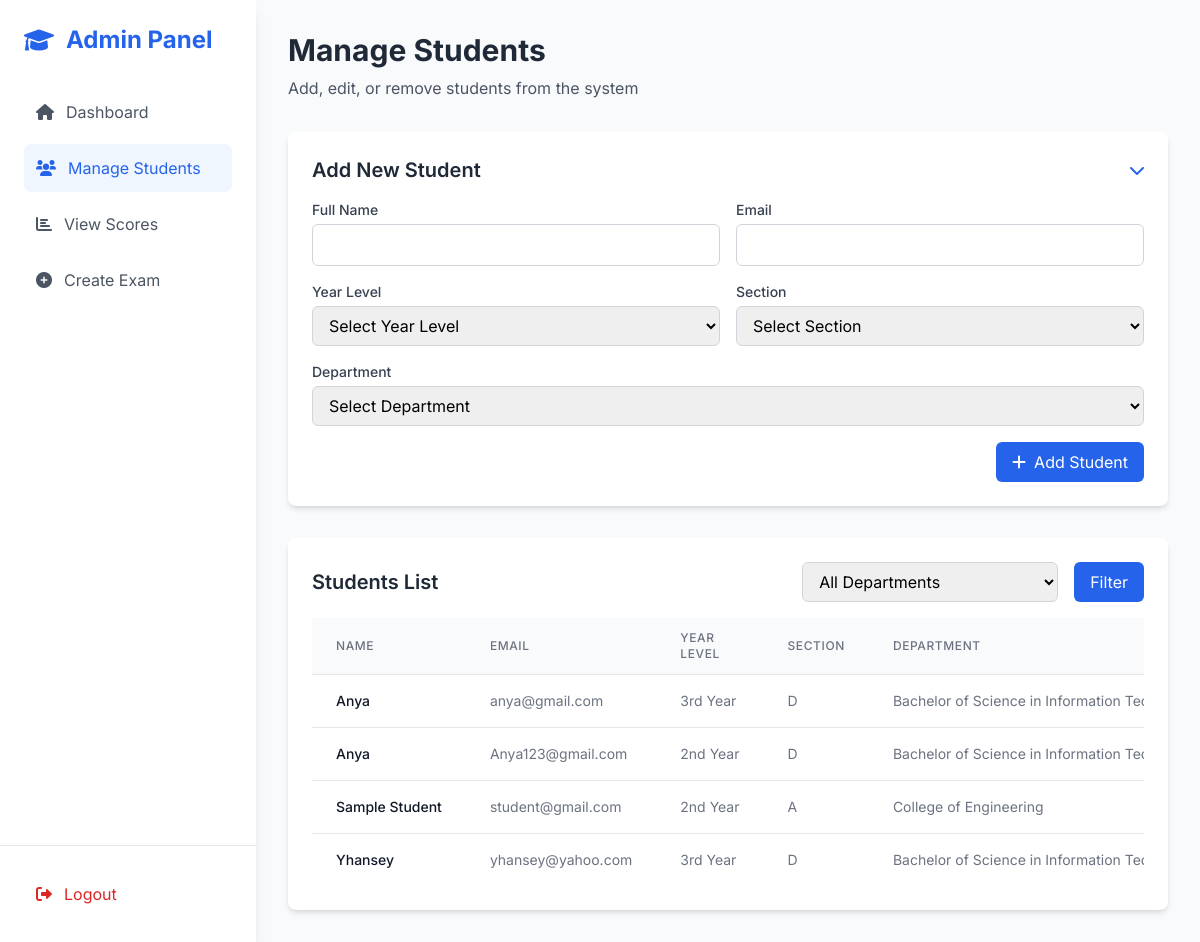
/admin-1/manage_students.php (signed in), run on an earlier commit of the app's database.
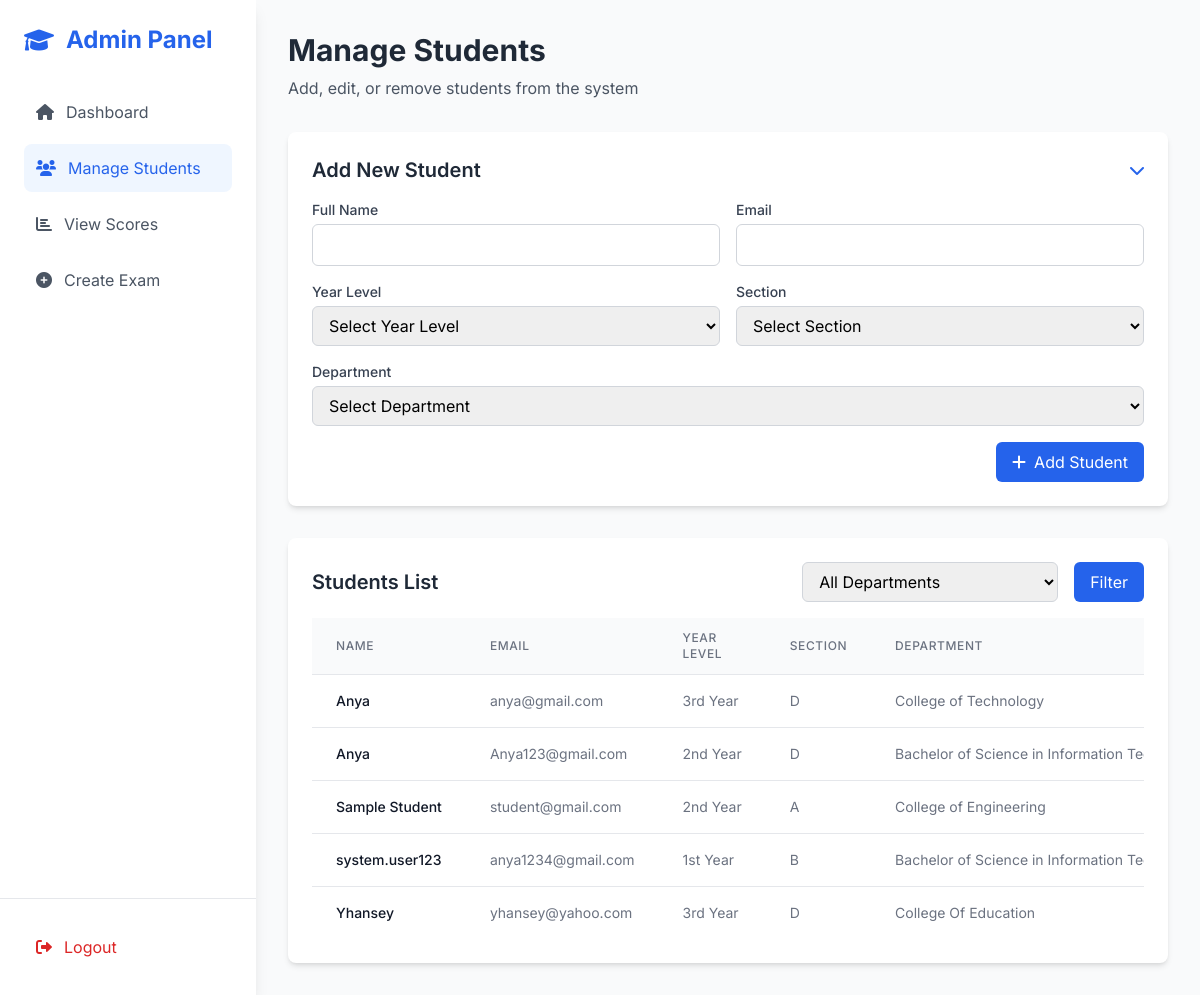
And on a later commit of the database.
### tables this page shows
CREATE TABLE `students` (
  `id` int(11) NOT NULL,
  `full_name` varchar(100) NOT NULL,
  `email` varchar(100) NOT NULL,
  `password` varchar(255) NOT NULL,
  `year_level` enum('1st Year','2nd Year','3rd Year','4th Year') NOT NULL,
  `section` enum('A','B','C','D','E') NOT NULL,
  `registration_date` timestamp NOT NULL DEFAULT current_timestamp(),
  `department` varchar(255) NOT NULL DEFAULT ''
);

### admin-1/manage_students.php (the view, shortened to what the changed rows need)
<?php
include '../includes/db_connection.php';
$filter_department = $_GET['filter_department'] ?? 'all';
$students = [];
if ($filter_department && $filter_department !== 'all') {
    $stmt = $conn->prepare("SELECT * FROM students WHERE department = ? ORDER BY full_name ASC");
    $stmt->bind_param("s", $filter_department);
} else {
    $stmt = $conn->prepare("SELECT * FROM students ORDER BY full_name ASC");
}
$stmt->execute();
$result = $stmt->get_result();
while ($row = $result->fetch_assoc()) {
    $students[] = $row;
}
?>
<!DOCTYPE html>
<html lang="en">
<head>
    <script src="https://cdn.tailwindcss.com"></script>
    <link href="https://cdnjs.cloudflare.com/ajax/libs/font-awesome/6.0.0/css/all.min.css" rel="stylesheet">
</head>
<body class="bg-gray-50">
    <div class="flex h-screen">
        <div id="mobileMenu" class="mobile-menu fixed lg:static w-64 bg-white shadow-lg flex flex-col h-full z-50">
            <div class="p-6 flex-1">
                <div class="flex items-center space-x-3 mb-8">
                    <h2 class="text-2xl font-bold text-blue-600">Admin Panel</h2>
                </div>
            </div>
        </div>
        <div class="flex-1 overflow-y-auto">
            <div class="p-4 lg:p-8">
                <div class="mb-8">
                    <h1 class="text-2xl lg:text-3xl font-bold text-gray-800">Manage Students</h1>
                </div>
                <div class="bg-white rounded-lg shadow-md p-4 lg:p-6 mb-8">
                    <div class="flex items-center justify-between mb-4">
                        <h2 class="text-lg lg:text-xl font-semibold text-gray-800">Add New Student</h2>
                    </div>
                </div>
                <div class="bg-white rounded-lg shadow-md p-4 lg:p-6">
                    <div class="flex flex-col lg:flex-row justify-between items-start lg:items-center mb-4">
                        <h2 class="text-lg lg:text-xl font-semibold text-gray-800 mb-4 lg:mb-0">Students List</h2>
                    </div>
                    <div class="overflow-x-auto">
                        <table class="min-w-full divide-y divide-gray-200">
                            <thead class="bg-gray-50">
                                <tr>
                                    <th class="px-4 lg:px-6 py-3 text-left text-xs font-medium text-gray-500 uppercase tracking-wider">Name</th>
                                    <th class="px-4 lg:px-6 py-3 text-left text-xs font-medium text-gray-500 uppercase tracking-wider">Email</th>
                                    <th class="px-4 lg:px-6 py-3 text-left text-xs font-medium text-gray-500 uppercase tracking-wider">Year Level</th>
                                    <th class="px-4 lg:px-6 py-3 text-left text-xs font-medium text-gray-500 uppercase tracking-wider">Section</th>
                                    <th class="px-4 lg:px-6 py-3 text-left text-xs font-medium text-gray-500 uppercase tracking-wider">Department</th>
                                </tr>
                            </thead>
                            <tbody class="bg-white divide-y divide-gray-200">
                                <?php foreach ($students as $student): ?>
                                    <tr>
                                        <td class="px-4 lg:px-6 py-4 whitespace-nowrap">
                                            <div class="text-sm font-medium text-gray-900"><?php echo htmlspecialchars($student['full_name']); ?></div>
                                        </td>
                                        <td class="px-4 lg:px-6 py-4 whitespace-nowrap">
                                            <div class="text-sm text-gray-500"><?php echo htmlspecialchars($student['email']); ?></div>
                                        </td>
                                        <td class="px-4 lg:px-6 py-4 whitespace-nowrap">
                                            <div class="text-sm text-gray-500"><?php echo htmlspecialchars($student['year_level']); ?></div>
                                        </td>
                                        <td class="px-4 lg:px-6 py-4 whitespace-nowrap">
                                            <div class="text-sm text-gray-500"><?php echo htmlspecialchars($student['section']); ?></div>
                                        </td>
                                        <td class="px-4 lg:px-6 py-4 whitespace-nowrap">
                                            <div class="text-sm text-gray-500"><?php echo htmlspecialchars($student['department']); ?></div>
                                        </td>
                                    </tr>
                                <?php endforeach; ?>
                            </tbody>
                        </table>
                    </div>
                </div>
            </div>
        </div>
    </div>
</body>
</html>

What changed in the data, as far as the page shows it:
changed students "anya@gmail.com": department "Bachelor of Science in Information…" → "College of Technology"
added students: full_name "system.user123", email "anya1234@gmail.com", year_level "1st Year", section "B", department "Bachelor of Science in Information…"
changed students "Yhansey": department "Bachelor of Science in Information…" → "College Of Education"
